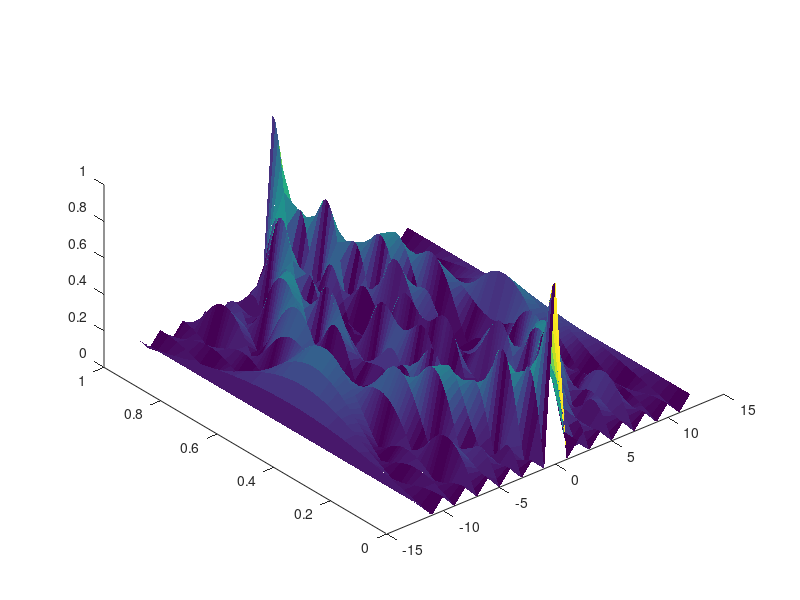
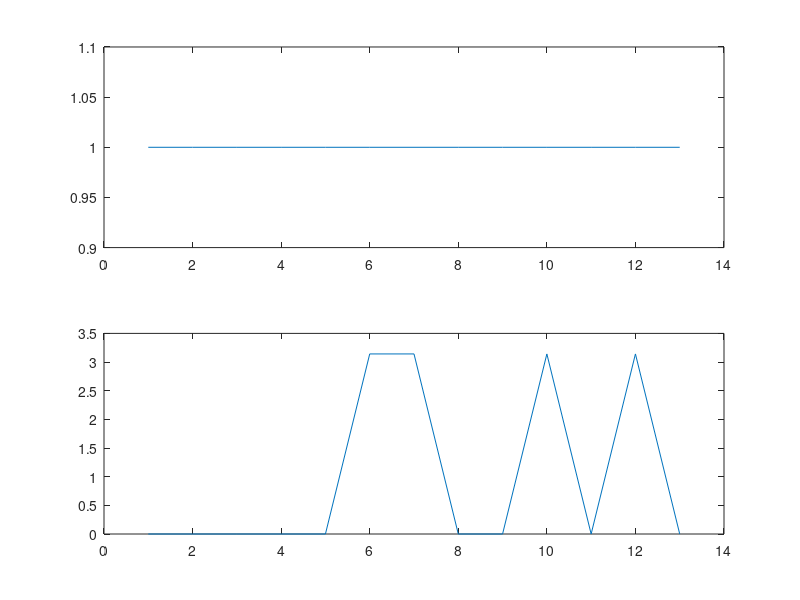

Reproduce these figures in MATLAB, in order.
clear all;
close all;

signal = [ +1 +1 +1 +1 +1 -1 -1 +1 +1 -1 +1 -1 +1];
resolution = 1;

%function AF = af(signal)
  % Ambiguity function calculation
  % ambiguity function is af(t,f) = sum_over_t(u(t) * u'(t-tau) * exp(j*2*pi*f*t))

  f = linspace(0,1, 101);


  % default signal u, barker code
  %signal = [1 2 3];
  %signal = [1 1 1];


  signal = kron(signal,ones(1,resolution));

  % time vector
  t = (0:length(signal)-1)/resolution;

  % time interval
  dt = t(2)-t(1);

  % get amplitude and phase from the signal
  u_amplitude = abs(signal);
  u_phase = angle(signal);

  % exponential is e^j*phi;
  u_exponent = exp(1i*u_phase);

  % reassemble the signal
  u = u_amplitude .* u_exponent;

  % this is the signal length
  m = length(u);


  % now create the signal sparse matrix. No. of rows
  % are the same as we would get from the convolution, i.e.
  % twice the signal length - 1, or 25 for a length 13 Barker code.
  u_matrix = spdiags(u',0,m*2-1,m);


  % now we need to create a shifted matrix of u, where each row is the
  % signal u shifted in time. To do that, we create a padded vector of
  % u and then just look at parts of the Hankel matrix. It also takes
  % care of getting the time-reversed signal so we get the correlation,
  % not just convolution of the signal.
  u_padded = [zeros(1,m-1) u];
  shifted_u_matrix = sparse(hankel(u_padded));
  shifted_u_matrix = shifted_u_matrix(1:m,:);

  u_correlation = u_matrix*shifted_u_matrix;
  u_correlation = u_correlation(1:m,:);


  % now we need to apply a Doppler shift to this thing. It's defined as:
  u_shift = exp(1i*2*pi*f'*t);

  abs_af = abs(u_shift*u_correlation);
  abs_af = abs_af./max(max(abs_af));
  AF=abs_af;
  delay = [-fliplr(t) t(2:end)];
%end

figure;
surface(delay, f, AF);
shading flat;
view(-40,50)

figure;
subplot(2,1,1);
plot(u_amplitude);
subplot(2,1,2);
plot(u_phase);
